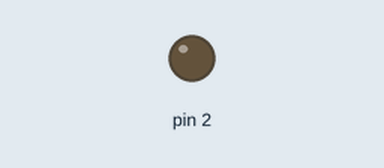
This sketch was run on a simulated Arduino Uno, built with avr-gcc and run on an emulated ATmega328P. Parts: output pins drawn as LEDs (lit = HIGH).

Above: at 5.2 s.
At 44.3 s:
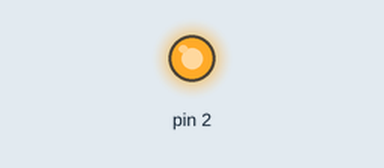
Timing chart, 0 to 76.8 s (numbered marks = the images above):
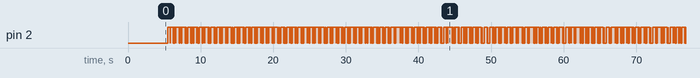

The sketch:

transmitserializer.ino
```cpp
int on = B00000100;
int off = B00000000;
char stringData[] = "My name is Maximus Decimus Meridius, Commander of the Armies of the North, General of the Felix Legions, loyal servant to the true emperor, Marcus Aurelius. Father to a murdered son, husband to a murdered wife. And I will have my vengeance, in this life or the next.";
int testbyte[] = {0,0,1,0,0,0,0,1};
int syncbyte[] = {1,1,1,1,1,1,1,1};
int startbyte[] = {1,1,1,1,1,1,1,0};
int stopbyte[] = {1,1,1,1,1,1,0,1};
int nullbyte[] = {0,0,0,0,0,0,0,0};
int alternatingbyte[] = {0,1,0,1,0,1,0,1};
bool bytesent = false;

unsigned long startMillis;
unsigned long currentMillis;

void setup() {
  // put your setup code here, to run once:
DDRD = B00000100;
//Serial.begin(9600);
//pinMode(3, OUTPUT);
//digitalWrite(3,HIGH);
//Timer = micros();
//startMillis = millis();
delay(5000);
}
void loop() {
//currentMillis = millis();

//if(!bytesent){
sendWord(stringData, sizeof(stringData) / sizeof(stringData[0]) );
//}
//sendByte(syncbyte, sizeof(syncbyte)/sizeof(syncbyte[0]));
//sendByte(nullbyte, sizeof(nullbyte)/sizeof(syncbyte[0]));
//sendByte(alternatingbyte, sizeof(alternatingbyte)/sizeof(syncbyte[0]));
}
//Receives empty array, populates it with binary version of char
void charToBinary(char a, int dataByte[]){
  for (int i = 0; i < 8; ++i) {
    dataByte[i] = (a >> (7 - i)) & 1;
  }
}
//Iterates through each char in array, sends corresponding byte
void sendWord(char dataWord[], int len){
  sendByte(nullbyte, sizeof(nullbyte)/sizeof(nullbyte[0]));
  sendByte(startbyte, sizeof(startbyte)/sizeof(startbyte[0]));
  for(int i = 0; i < len; i++){
    int arr[8];
    charToBinary(dataWord[i], arr);
    sendData(arr, sizeof(arr)/sizeof(arr[0]));
  }
  sendByte(syncbyte, sizeof(syncbyte)/sizeof(syncbyte[0]));
  sendByte(stopbyte, sizeof(stopbyte)/sizeof(stopbyte[0]));
  sendByte(syncbyte, sizeof(syncbyte)/sizeof(syncbyte[0]));
  //Close data transmission
  bytesent = true;
  //PORTD = off;
}
//Sends two bytes, sync byte, then data byte
void sendData(int data[],int len){
  sendByte(syncbyte, sizeof(syncbyte)/sizeof(syncbyte[0]));
  sendByte(data, len);
}
//Works by receiving array with length
//Looping through and depending on the value, setting a register HIGH or LOW
void sendByte(int data[],int len){
    //Serial.println("");
  for(int i = 0; i < len ; i++){
    delay(50);
    if(data[i]){
      PORTD = on;
      //Serial.print(1);
    }else{
      PORTD = off;
      //Serial.print(0);
    }
  }
  //Serial.println("");

}
```

Measured:
- by itself, pin 2: moves between LOW and HIGH, repeating every 55.3 s
- by itself, everything shown: repeats every 55.3 s, in 360 steps
